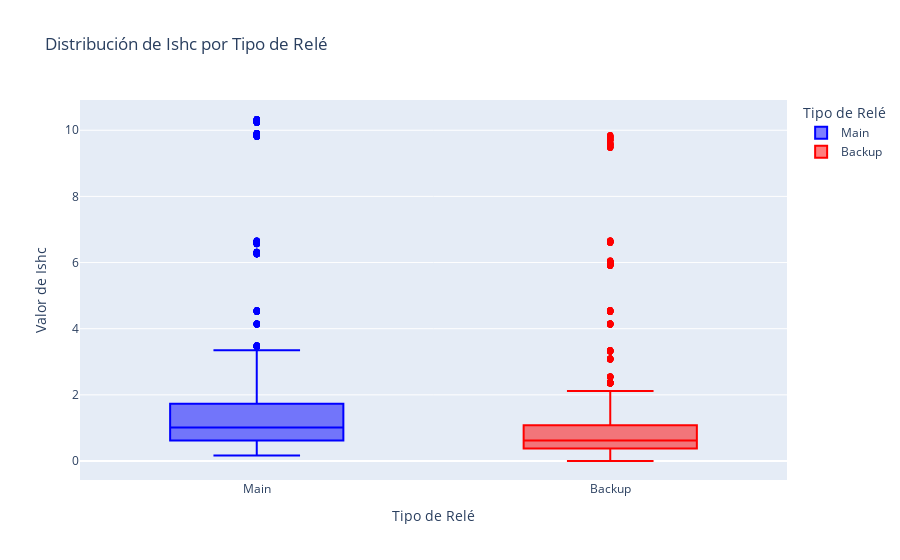
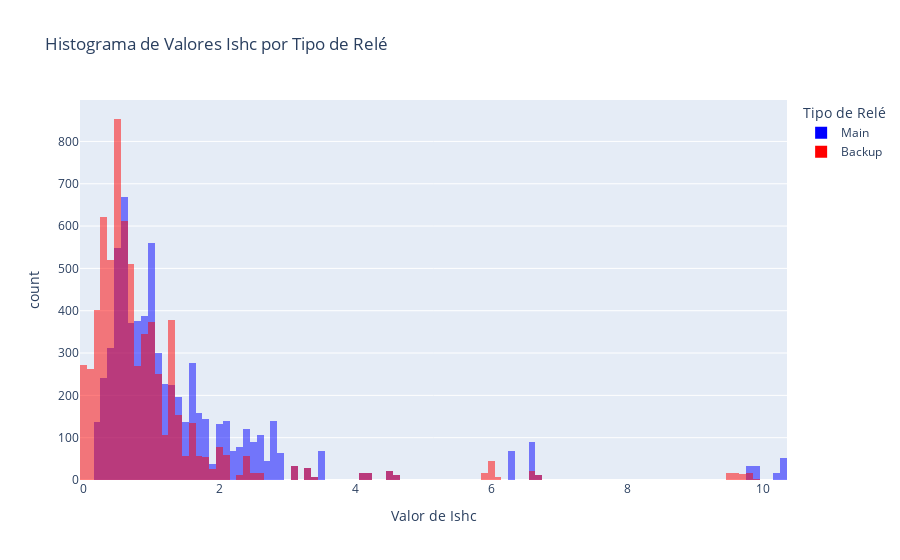
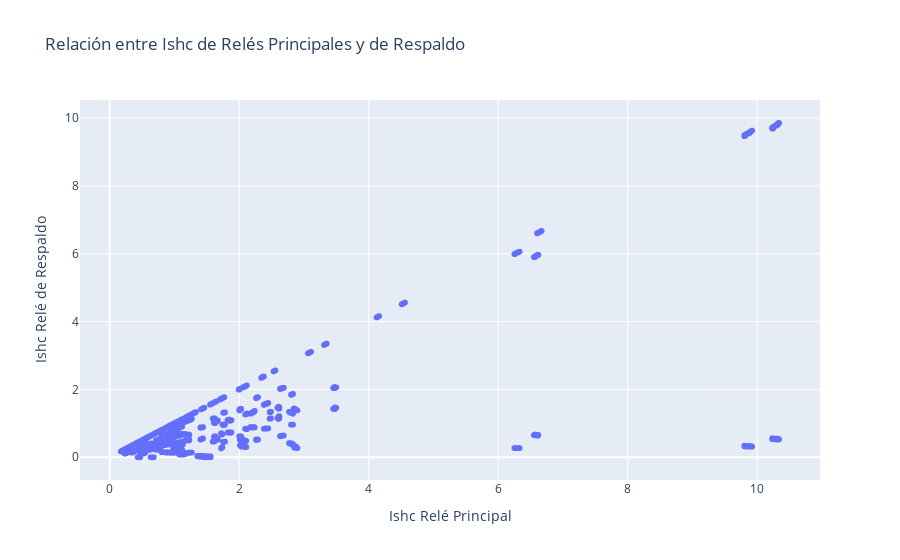
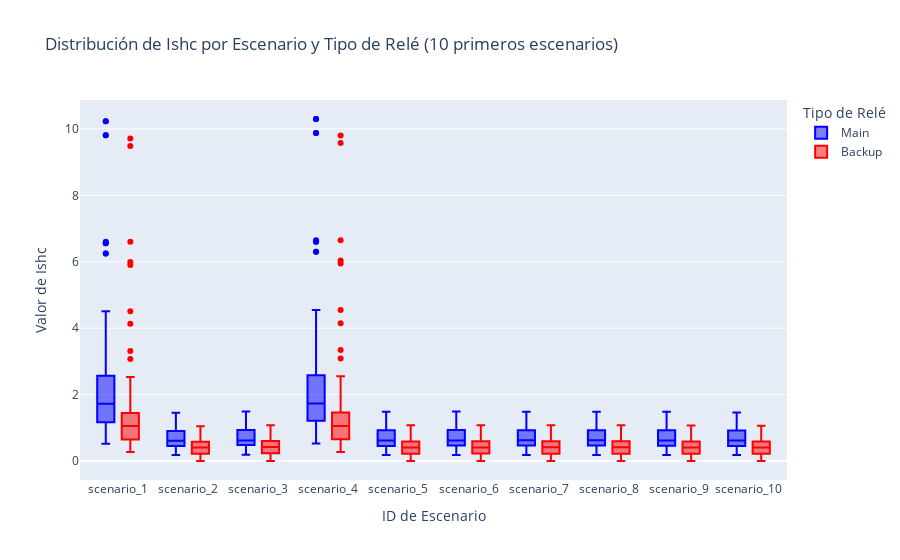

Notebook source saved alongside these figures, in order:
### Markdown cell above
# Analisys

### Code cell
import json
import pandas as pd
import plotly.express as px
import plotly.graph_objects as go
from plotly.subplots import make_subplots
import numpy as np

# Ruta del archivo JSON
file_path = "/Users/gustavo/Documents/Projects/TESIS_UNAL/ADAPTIVE_ALGORITHM/data/processed/independent_relay_pairs_automation.json"

# Importar los datos
with open(file_path, 'r') as file:
    relay_data = json.load(file)

# Extraer los datos de Ishc para los relés principales y de respaldo
main_relay_data = []
backup_relay_data = []

for entry in relay_data:
    scenario_id = entry["scenario_id"]
    fault = entry["fault"]
    
    # Datos del relé principal
    main_relay = entry["main_relay"]
    main_relay_data.append({
        "scenario_id": scenario_id,
        "fault": fault,
        "relay": main_relay["relay"],
        "line": main_relay.get("line", "N/A"),  # Usa get para manejar posibles casos donde line no exista
        "Ishc": main_relay["Ishc"],
        "relay_type": "Main"
    })
    
    # Datos del relé de respaldo
    backup_relay = entry["backup_relay"]
    backup_relay_data.append({
        "scenario_id": scenario_id,
        "fault": fault,
        "relay": backup_relay["relay"],
        "line": backup_relay.get("line", "N/A"),
        "Ishc": backup_relay["Ishc"],
        "relay_type": "Backup"
    })

# Crear DataFrames
main_df = pd.DataFrame(main_relay_data)
backup_df = pd.DataFrame(backup_relay_data)
combined_df = pd.concat([main_df, backup_df])

# 1. Distribución de Ishc por tipo de relé (principal vs respaldo)
fig1 = px.box(combined_df, x="relay_type", y="Ishc", color="relay_type",
             title="Distribución de Ishc por Tipo de Relé",
             labels={"relay_type": "Tipo de Relé", "Ishc": "Valor de Ishc"},
             color_discrete_map={"Main": "blue", "Backup": "red"})

# 2. Histograma de valores Ishc para relés principales y de respaldo
fig2 = px.histogram(combined_df, x="Ishc", color="relay_type", barmode="overlay",
                   title="Histograma de Valores Ishc por Tipo de Relé",
                   labels={"Ishc": "Valor de Ishc", "count": "Frecuencia", "relay_type": "Tipo de Relé"},
                   color_discrete_map={"Main": "blue", "Backup": "red"})

# 3. Scatter plot de Ishc para relé principal vs relé de respaldo por cada par
pair_df = pd.DataFrame({
    "scenario_id": main_df["scenario_id"],
    "fault": main_df["fault"],
    "main_relay": main_df["relay"],
    "main_line": main_df["line"],
    "main_Ishc": main_df["Ishc"],
    "backup_relay": backup_df["relay"],
    "backup_line": backup_df["line"],
    "backup_Ishc": backup_df["Ishc"]
})

fig3 = px.scatter(pair_df, x="main_Ishc", y="backup_Ishc", 
                 hover_data=["scenario_id", "main_relay", "backup_relay", "main_line", "backup_line"],
                 title="Relación entre Ishc de Relés Principales y de Respaldo",
                 labels={"main_Ishc": "Ishc Relé Principal", "backup_Ishc": "Ishc Relé de Respaldo"})

# 4. Compara Ishc a través de diferentes escenarios (tomar los primeros 10 escenarios para mayor claridad)
unique_scenarios = combined_df["scenario_id"].unique()[:10]
scenario_df = combined_df[combined_df["scenario_id"].isin(unique_scenarios)]

fig4 = px.box(scenario_df, x="scenario_id", y="Ishc", color="relay_type",
             title="Distribución de Ishc por Escenario y Tipo de Relé (10 primeros escenarios)",
             labels={"scenario_id": "ID de Escenario", "Ishc": "Valor de Ishc", "relay_type": "Tipo de Relé"},
             color_discrete_map={"Main": "blue", "Backup": "red"})

# 5. Mapa de calor para la relación Ishc por relé y escenario (muestra de relés)
# Primero, preparamos los datos para el mapa de calor
top_relays = combined_df["relay"].value_counts().head(15).index.tolist()
heatmap_df = combined_df[combined_df["relay"].isin(top_relays)]
pivot_df = pd.pivot_table(heatmap_df, values="Ishc", index="relay", columns="scenario_id", aggfunc="mean")

# Mostrar solo los primeros 10 escenarios para mayor claridad
pivot_df = pivot_df.iloc[:, :10]

fig5 = go.Figure(data=go.Heatmap(
    z=pivot_df.values,
    x=pivot_df.columns,
    y=pivot_df.index,
    colorscale='Viridis',
    colorbar=dict(title="Ishc")
))

fig5.update_layout(
    title="Mapa de Calor de Valores Ishc por Relé y Escenario",
    xaxis_title="ID de Escenario",
    yaxis_title="Relé"
)

# Mostrar todas las figuras
fig1.show()
fig2.show()
fig3.show()
fig4.show()
fig5.show()

# 6. Crear un gráfico de dispersión 3D para visualizar la relación entre escenario, relé y valor Ishc
# Para limitar el tamaño, tomaremos una muestra
sample_df = combined_df.sample(min(1000, len(combined_df)))

fig6 = px.scatter_3d(sample_df, x="scenario_id", y="relay", z="Ishc", color="relay_type",
                    title="Relación 3D entre Escenario, Relé y Valor Ishc (Muestra)",
                    labels={"scenario_id": "ID de Escenario", "relay": "Relé", "Ishc": "Valor de Ishc"},
                    color_discrete_map={"Main": "blue", "Backup": "red"})
fig6.show()

# 7. Comparación de la media de Ishc de los relés principales y de respaldo para cada escenario
scenario_stats = combined_df.groupby(["scenario_id", "relay_type"])["Ishc"].mean().reset_index()
scenario_pivot = pd.pivot_table(scenario_stats, values="Ishc", index="scenario_id", columns="relay_type")

fig7 = make_subplots(specs=[[{"secondary_y": True}]])

fig7.add_trace(
    go.Scatter(x=scenario_pivot.index, y=scenario_pivot["Main"], name="Main Relay",
              line=dict(color="blue")),
    secondary_y=False
)

fig7.add_trace(
    go.Scatter(x=scenario_pivot.index, y=scenario_pivot["Backup"], name="Backup Relay",
              line=dict(color="red")),
    secondary_y=True
)

fig7.update_layout(
    title_text="Media de Ishc por Tipo de Relé a través de Escenarios",
    xaxis_title="ID de Escenario"
)

fig7.update_yaxes(title_text="Ishc Relé Principal", secondary_y=False)
fig7.update_yaxes(title_text="Ishc Relé de Respaldo", secondary_y=True)

fig7.show()

### Figure 1 — Plotly figure (JSON) as saved in the notebook; plotly's stock layout.template omitted (floating-point values rounded to 4 significant figures; data arrays with more than 128 entries replaced by an {"elided": "..."} marker saying what was removed)
{"data": [{"alignmentgroup": "True", "hovertemplate": "Tipo de Relé=%{x}<br>Valor de Ishc=%{y}<extra></extra>", "legendgroup": "Main", "marker": {"color": "blue"}, "name": "Main", "notched": false, "offsetgroup": "Main", "orientation": "v", "showlegend": true, "type": "box", "x": {"elided": "6800 str values"}, "x0": " ", "xaxis": "x", "y": {"elided": "6800 float values"}, "y0": " ", "yaxis": "y"}, {"alignmentgroup": "True", "hovertemplate": "Tipo de Relé=%{x}<br>Valor de Ishc=%{y}<extra></extra>", "legendgroup": "Backup", "marker": {"color": "red"}, "name": "Backup", "notched": false, "offsetgroup": "Backup", "orientation": "v", "showlegend": true, "type": "box", "x": {"elided": "6800 str values"}, "x0": " ", "xaxis": "x", "y": {"elided": "6800 float values"}, "y0": " ", "yaxis": "y"}], "layout": {"boxmode": "overlay", "legend": {"title": {"text": "Tipo de Relé"}, "tracegroupgap": 0}, "title": {"text": "Distribución de Ishc por Tipo de Relé"}, "xaxis": {"anchor": "y", "categoryarray": ["Main", "Backup"], "categoryorder": "array", "domain": [0, 1], "title": {"text": "Tipo de Relé"}}, "yaxis": {"anchor": "x", "domain": [0, 1], "title": {"text": "Valor de Ishc"}}}}

### Figure 2 — Plotly figure (JSON) as saved in the notebook; plotly's stock layout.template omitted (floating-point values rounded to 4 significant figures; data arrays with more than 128 entries replaced by an {"elided": "..."} marker saying what was removed)
{"data": [{"alignmentgroup": "True", "bingroup": "x", "hovertemplate": "Tipo de Relé=Main<br>Valor de Ishc=%{x}<br>count=%{y}<extra></extra>", "legendgroup": "Main", "marker": {"color": "blue", "opacity": 0.5, "pattern": {"shape": ""}}, "name": "Main", "offsetgroup": "Main", "orientation": "v", "showlegend": true, "type": "histogram", "x": {"elided": "6800 float values"}, "xaxis": "x", "yaxis": "y"}, {"alignmentgroup": "True", "bingroup": "x", "hovertemplate": "Tipo de Relé=Backup<br>Valor de Ishc=%{x}<br>count=%{y}<extra></extra>", "legendgroup": "Backup", "marker": {"color": "red", "opacity": 0.5, "pattern": {"shape": ""}}, "name": "Backup", "offsetgroup": "Backup", "orientation": "v", "showlegend": true, "type": "histogram", "x": {"elided": "6800 float values"}, "xaxis": "x", "yaxis": "y"}], "layout": {"barmode": "overlay", "legend": {"title": {"text": "Tipo de Relé"}, "tracegroupgap": 0}, "title": {"text": "Histograma de Valores Ishc por Tipo de Relé"}, "xaxis": {"anchor": "y", "domain": [0, 1], "title": {"text": "Valor de Ishc"}}, "yaxis": {"anchor": "x", "domain": [0, 1], "title": {"text": "count"}}}}

### Figure 3 — Plotly figure (JSON) as saved in the notebook; plotly's stock layout.template omitted (floating-point values rounded to 4 significant figures; data arrays with more than 128 entries replaced by an {"elided": "..."} marker saying what was removed)
{"data": [{"customdata": {"elided": "6800x5 str values"}, "hovertemplate": "Ishc Relé Principal=%{x}<br>Ishc Relé de Respaldo=%{y}<br>scenario_id=%{customdata[0]}<br>main_relay=%{customdata[1]}<br>backup_relay=%{customdata[2]}<br>main_line=%{customdata[3]}<br>backup_line=%{customdata[4]}<extra></extra>", "legendgroup": "", "marker": {"color": "#636efa", "symbol": "circle"}, "mode": "markers", "name": "", "showlegend": false, "type": "scattergl", "x": {"elided": "6800 float values"}, "xaxis": "x", "y": {"elided": "6800 float values"}, "yaxis": "y"}], "layout": {"legend": {"tracegroupgap": 0}, "title": {"text": "Relación entre Ishc de Relés Principales y de Respaldo"}, "xaxis": {"anchor": "y", "domain": [0, 1], "title": {"text": "Ishc Relé Principal"}}, "yaxis": {"anchor": "x", "domain": [0, 1], "title": {"text": "Ishc Relé de Respaldo"}}}}

### Figure 4 — Plotly figure (JSON) as saved in the notebook; plotly's stock layout.template omitted (floating-point values rounded to 4 significant figures; data arrays with more than 128 entries replaced by an {"elided": "..."} marker saying what was removed)
{"data": [{"alignmentgroup": "True", "hovertemplate": "Tipo de Relé=Main<br>ID de Escenario=%{x}<br>Valor de Ishc=%{y}<extra></extra>", "legendgroup": "Main", "marker": {"color": "blue"}, "name": "Main", "notched": false, "offsetgroup": "Main", "orientation": "v", "showlegend": true, "type": "box", "x": {"elided": "1000 str values"}, "x0": " ", "xaxis": "x", "y": {"elided": "1000 float values"}, "y0": " ", "yaxis": "y"}, {"alignmentgroup": "True", "hovertemplate": "Tipo de Relé=Backup<br>ID de Escenario=%{x}<br>Valor de Ishc=%{y}<extra></extra>", "legendgroup": "Backup", "marker": {"color": "red"}, "name": "Backup", "notched": false, "offsetgroup": "Backup", "orientation": "v", "showlegend": true, "type": "box", "x": {"elided": "1000 str values"}, "x0": " ", "xaxis": "x", "y": {"elided": "1000 float values"}, "y0": " ", "yaxis": "y"}], "layout": {"boxmode": "group", "legend": {"title": {"text": "Tipo de Relé"}, "tracegroupgap": 0}, "title": {"text": "Distribución de Ishc por Escenario y Tipo de Relé (10 primeros escenarios)"}, "xaxis": {"anchor": "y", "domain": [0, 1], "title": {"text": "ID de Escenario"}}, "yaxis": {"anchor": "x", "domain": [0, 1], "title": {"text": "Valor de Ishc"}}}}
